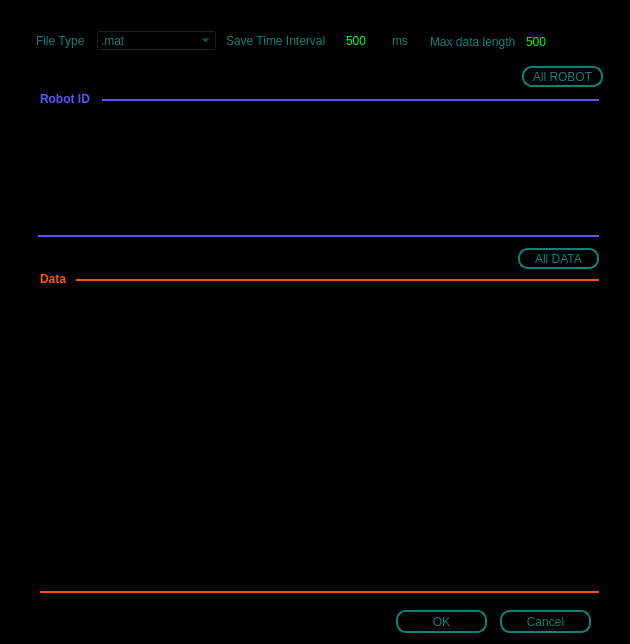
<?xml version="1.0" encoding="UTF-8"?>
<ui version="4.0">
 <class>DataSavingSetting</class>
 <widget class="QWidget" name="DataSavingSetting">
  <property name="geometry">
   <rect>
    <x>0</x>
    <y>0</y>
    <width>630</width>
    <height>644</height>
   </rect>
  </property>
  <property name="windowTitle">
   <string>VColCOSP-DataSavingSetting</string>
  </property>
  <property name="styleSheet">
   <string notr="true">background-color: rgb(0, 0, 0);
color: rgb(19, 126, 124);</string>
  </property>
  <widget class="QSpinBox" name="spinBox_time_interval">
   <property name="geometry">
    <rect>
     <x>344</x>
     <y>30</y>
     <width>49</width>
     <height>21</height>
    </rect>
   </property>
   <property name="font">
    <font>
     <pointsize>9</pointsize>
    </font>
   </property>
   <property name="styleSheet">
    <string notr="true">border: 2px soild rgb(19, 126, 124);
color: rgb(0,255, 0);
</string>
   </property>
   <property name="maximum">
    <number>2000</number>
   </property>
   <property name="value">
    <number>500</number>
   </property>
  </widget>
  <widget class="QWidget" name="gridLayoutWidget">
   <property name="geometry">
    <rect>
     <x>42</x>
     <y>292</y>
     <width>555</width>
     <height>293</height>
    </rect>
   </property>
   <layout class="QGridLayout" name="gridLayout_data"/>
  </widget>
  <widget class="QComboBox" name="cbox_file_type">
   <property name="geometry">
    <rect>
     <x>96</x>
     <y>30</y>
     <width>121</width>
     <height>21</height>
    </rect>
   </property>
   <property name="font">
    <font>
     <pointsize>9</pointsize>
    </font>
   </property>
   <item>
    <property name="text">
     <string>.mat</string>
    </property>
   </item>
   <item>
    <property name="text">
     <string>.txt</string>
    </property>
   </item>
   <item>
    <property name="text">
     <string>.csv</string>
    </property>
   </item>
  </widget>
  <widget class="QWidget" name="gridLayoutWidget_2">
   <property name="geometry">
    <rect>
     <x>38</x>
     <y>110</y>
     <width>559</width>
     <height>119</height>
    </rect>
   </property>
   <layout class="QGridLayout" name="gridLayout_id"/>
  </widget>
  <widget class="QPushButton" name="pushButton_cancel">
   <property name="geometry">
    <rect>
     <x>500</x>
     <y>610</y>
     <width>91</width>
     <height>23</height>
    </rect>
   </property>
   <property name="styleSheet">
    <string notr="true">QPushButton::disabled {
    border: 2px solid rgb(149, 149, 149);
	color:rgb(149, 149, 149);
	border-radius:10px;
}
QPushButton{
border: 2px solid rgb(19, 126, 124);
border-radius:10px;
}
</string>
   </property>
   <property name="text">
    <string>Cancel</string>
   </property>
  </widget>
  <widget class="QLabel" name="label">
   <property name="geometry">
    <rect>
     <x>36</x>
     <y>30</y>
     <width>61</width>
     <height>21</height>
    </rect>
   </property>
   <property name="font">
    <font>
     <pointsize>9</pointsize>
    </font>
   </property>
   <property name="text">
    <string>File Type</string>
   </property>
  </widget>
  <widget class="QPushButton" name="pushButton_all_data">
   <property name="geometry">
    <rect>
     <x>518</x>
     <y>248</y>
     <width>81</width>
     <height>21</height>
    </rect>
   </property>
   <property name="styleSheet">
    <string notr="true">QPushButton::disabled {
    border: 2px solid rgb(149, 149, 149);
	color:rgb(149, 149, 149);
	border-radius:10px;
}
QPushButton{
border: 2px solid rgb(19, 126, 124);
border-radius:10px;
}
</string>
   </property>
   <property name="text">
    <string>All DATA</string>
   </property>
  </widget>
  <widget class="QPushButton" name="pushButton_ok">
   <property name="geometry">
    <rect>
     <x>396</x>
     <y>610</y>
     <width>91</width>
     <height>23</height>
    </rect>
   </property>
   <property name="styleSheet">
    <string notr="true">QPushButton::disabled {
    border: 2px solid rgb(149, 149, 149);
	color:rgb(149, 149, 149);
	border-radius:10px;
}
QPushButton{
border: 2px solid rgb(19, 126, 124);
border-radius:10px;
}
</string>
   </property>
   <property name="text">
    <string>OK</string>
   </property>
  </widget>
  <widget class="QPushButton" name="pushButton_all_robot">
   <property name="geometry">
    <rect>
     <x>522</x>
     <y>66</y>
     <width>81</width>
     <height>21</height>
    </rect>
   </property>
   <property name="styleSheet">
    <string notr="true">QPushButton::disabled {
    border: 2px solid rgb(149, 149, 149);
	color:rgb(149, 149, 149);
	border-radius:10px;
}
QPushButton{
border: 2px solid rgb(19, 126, 124);
border-radius:10px;
}
</string>
   </property>
   <property name="text">
    <string>All ROBOT</string>
   </property>
  </widget>
  <widget class="Line" name="line_2">
   <property name="geometry">
    <rect>
     <x>102</x>
     <y>90</y>
     <width>497</width>
     <height>20</height>
    </rect>
   </property>
   <property name="styleSheet">
    <string notr="true">color: rgb(85, 85, 255);</string>
   </property>
   <property name="frameShadow">
    <enum>QFrame::Plain</enum>
   </property>
   <property name="lineWidth">
    <number>2</number>
   </property>
   <property name="orientation">
    <enum>Qt::Horizontal</enum>
   </property>
  </widget>
  <widget class="QLabel" name="label_2">
   <property name="geometry">
    <rect>
     <x>226</x>
     <y>30</y>
     <width>111</width>
     <height>21</height>
    </rect>
   </property>
   <property name="font">
    <font>
     <pointsize>9</pointsize>
    </font>
   </property>
   <property name="text">
    <string>Save Time Interval</string>
   </property>
  </widget>
  <widget class="QLabel" name="label_6">
   <property name="geometry">
    <rect>
     <x>40</x>
     <y>268</y>
     <width>39</width>
     <height>21</height>
    </rect>
   </property>
   <property name="font">
    <font>
     <pointsize>9</pointsize>
     <weight>75</weight>
     <bold>true</bold>
    </font>
   </property>
   <property name="styleSheet">
    <string notr="true">color: rgb(255, 85, 0);</string>
   </property>
   <property name="text">
    <string>Data</string>
   </property>
  </widget>
  <widget class="Line" name="line_5">
   <property name="geometry">
    <rect>
     <x>76</x>
     <y>270</y>
     <width>523</width>
     <height>20</height>
    </rect>
   </property>
   <property name="styleSheet">
    <string notr="true">color:rgb(255, 85, 0)</string>
   </property>
   <property name="frameShadow">
    <enum>QFrame::Plain</enum>
   </property>
   <property name="lineWidth">
    <number>2</number>
   </property>
   <property name="orientation">
    <enum>Qt::Horizontal</enum>
   </property>
  </widget>
  <widget class="QLabel" name="label_4">
   <property name="geometry">
    <rect>
     <x>430</x>
     <y>30</y>
     <width>91</width>
     <height>23</height>
    </rect>
   </property>
   <property name="font">
    <font>
     <pointsize>9</pointsize>
    </font>
   </property>
   <property name="text">
    <string>Max data length</string>
   </property>
  </widget>
  <widget class="QLabel" name="label_3">
   <property name="geometry">
    <rect>
     <x>392</x>
     <y>30</y>
     <width>21</width>
     <height>21</height>
    </rect>
   </property>
   <property name="font">
    <font>
     <pointsize>9</pointsize>
    </font>
   </property>
   <property name="text">
    <string>ms</string>
   </property>
  </widget>
  <widget class="QSpinBox" name="spinBox_max_data_length">
   <property name="geometry">
    <rect>
     <x>524</x>
     <y>30</y>
     <width>71</width>
     <height>23</height>
    </rect>
   </property>
   <property name="font">
    <font>
     <pointsize>9</pointsize>
    </font>
   </property>
   <property name="styleSheet">
    <string notr="true">border: 2px soild rgb(19, 126, 124);
color: rgb(0,255, 0);
</string>
   </property>
   <property name="maximum">
    <number>2000</number>
   </property>
   <property name="value">
    <number>500</number>
   </property>
  </widget>
  <widget class="QLabel" name="label_5">
   <property name="geometry">
    <rect>
     <x>40</x>
     <y>88</y>
     <width>61</width>
     <height>21</height>
    </rect>
   </property>
   <property name="font">
    <font>
     <pointsize>9</pointsize>
     <weight>75</weight>
     <bold>true</bold>
    </font>
   </property>
   <property name="styleSheet">
    <string notr="true">color: rgb(85, 85, 255);</string>
   </property>
   <property name="text">
    <string>Robot ID</string>
   </property>
  </widget>
  <widget class="Line" name="line_3">
   <property name="geometry">
    <rect>
     <x>38</x>
     <y>226</y>
     <width>561</width>
     <height>20</height>
    </rect>
   </property>
   <property name="styleSheet">
    <string notr="true">color: rgb(85, 85, 255);</string>
   </property>
   <property name="frameShadow">
    <enum>QFrame::Plain</enum>
   </property>
   <property name="lineWidth">
    <number>2</number>
   </property>
   <property name="orientation">
    <enum>Qt::Horizontal</enum>
   </property>
  </widget>
  <widget class="Line" name="line_6">
   <property name="geometry">
    <rect>
     <x>40</x>
     <y>582</y>
     <width>559</width>
     <height>20</height>
    </rect>
   </property>
   <property name="styleSheet">
    <string notr="true">color:rgb(255, 85, 0)</string>
   </property>
   <property name="frameShadow">
    <enum>QFrame::Plain</enum>
   </property>
   <property name="lineWidth">
    <number>2</number>
   </property>
   <property name="orientation">
    <enum>Qt::Horizontal</enum>
   </property>
  </widget>
 </widget>
 <resources/>
 <connections/>
</ui>
